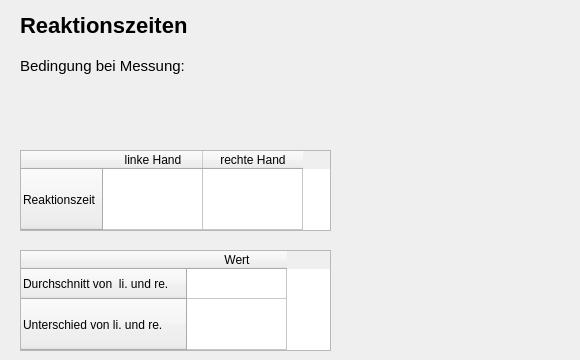
        <widget class="QWidget" name="Reaktion">
         <attribute name="title">
          <string>Reaktionszeiten (s)</string>
         </attribute>
         <widget class="QLabel" name="label_reaktionszeit">
          <property name="geometry">
           <rect>
            <x>20</x>
            <y>10</y>
            <width>221</width>
            <height>31</height>
           </rect>
          </property>
          <property name="font">
           <font>
            <pointsize>-1</pointsize>
            <weight>75</weight>
            <bold>true</bold>
           </font>
          </property>
          <property name="styleSheet">
           <string notr="true">font-size: 22px;
font-weight: bold; /* Wenn es fett gedruckt sein soll */</string>
          </property>
          <property name="text">
           <string>Reaktionszeiten</string>
          </property>
         </widget>
         <widget class="QTableWidget" name="tabelle_reaktion_li_re">
          <property name="geometry">
           <rect>
            <x>20</x>
            <y>150</y>
            <width>311</width>
            <height>81</height>
           </rect>
          </property>
          <property name="editTriggers">
           <set>QAbstractItemView::NoEditTriggers</set>
          </property>
          <property name="selectionMode">
           <enum>QAbstractItemView::NoSelection</enum>
          </property>
          <attribute name="horizontalHeaderHighlightSections">
           <bool>true</bool>
          </attribute>
          <attribute name="horizontalHeaderStretchLastSection">
           <bool>false</bool>
          </attribute>
          <attribute name="verticalHeaderStretchLastSection">
           <bool>true</bool>
          </attribute>
          <row>
           <property name="text">
            <string>Reaktionszeit</string>
           </property>
          </row>
          <column>
           <property name="text">
            <string>linke Hand</string>
           </property>
          </column>
          <column>
           <property name="text">
            <string>rechte Hand</string>
           </property>
          </column>
         </widget>
         <widget class="QTableWidget" name="tabelle_reaktion_durchschnitt">
          <property name="geometry">
           <rect>
            <x>20</x>
            <y>250</y>
            <width>311</width>
            <height>101</height>
           </rect>
          </property>
          <property name="editTriggers">
           <set>QAbstractItemView::NoEditTriggers</set>
          </property>
          <property name="selectionMode">
           <enum>QAbstractItemView::NoSelection</enum>
          </property>
          <attribute name="horizontalHeaderStretchLastSection">
           <bool>false</bool>
          </attribute>
          <attribute name="verticalHeaderStretchLastSection">
           <bool>true</bool>
          </attribute>
          <row>
           <property name="text">
            <string>Durchschnitt von  li. und re. </string>
           </property>
          </row>
          <row>
           <property name="text">
            <string>Unterschied von li. und re.</string>
           </property>
          </row>
          <column>
           <property name="text">
            <string>Wert</string>
           </property>
          </column>
         </widget>
         <widget class="QLabel" name="label_bedingung">
          <property name="geometry">
           <rect>
            <x>20</x>
            <y>50</y>
            <width>221</width>
            <height>31</height>
           </rect>
          </property>
          <property name="font">
           <font>
            <pointsize>11</pointsize>
           </font>
          </property>
          <property name="styleSheet">
           <string notr="true">font-size: 11pt;
color: #000000; /* Ein dunkles Grau/Schwarz für die Lesbarkeit */
</string>
          </property>
          <property name="text">
           <string>Bedingung bei Messung:</string>
          </property>
         </widget>
         <widget class="QLabel" name="par_bedingung">
          <property name="geometry">
           <rect>
            <x>270</x>
            <y>50</y>
            <width>301</width>
            <height>31</height>
           </rect>
          </property>
          <property name="font">
           <font>
            <pointsize>11</pointsize>
           </font>
          </property>
          <property name="styleSheet">
           <string notr="true">font-size: 11pt;
color: #000000; /* Ein dunkles Grau/Schwarz für die Lesbarkeit */
</string>
          </property>
          <property name="text">
           <string/>
          </property>
         </widget>
        </widget>
